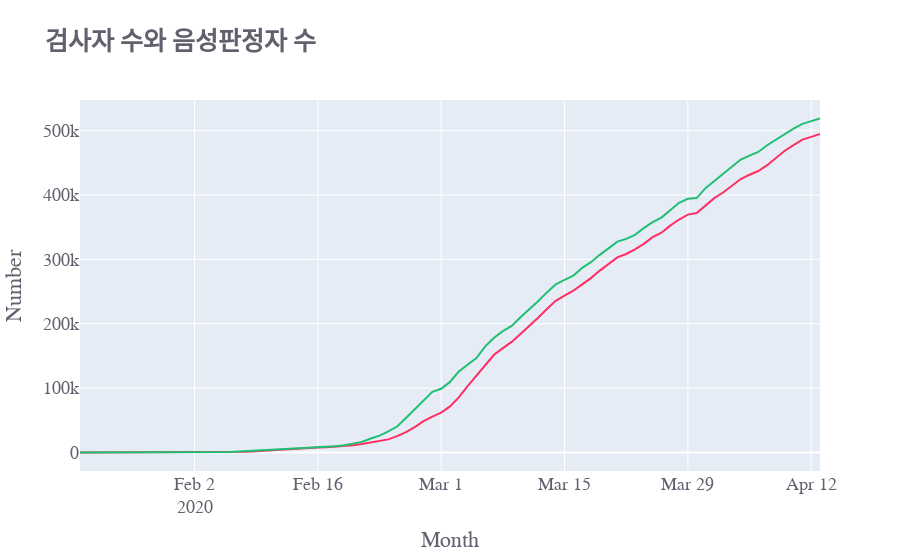

Write notebook code for a chart like this one.
### Code cell
# px.line으로 데이터 plotly에 맞는 데이터 그리고 가져다 쓸수도 있는듯
# 정확히는 모르겠음

fig_1 = px.line(time, x='date', y='negative', color_discrete_sequence=[dth])
fig_2 = px.line(time, x='date', y='test', color_discrete_sequence=[rec])

fig = make_subplots(rows=1, cols=1, shared_xaxes=True)
fig.add_trace(fig_1['data'][0])
fig.add_trace(fig_2['data'][0])

fig.update_layout(title='<b>검사자 수와 음성판정자 수</b>',
                   xaxis_title='Month',
                   yaxis_title='Number',
                 font=dict(size=18,color='#60606e',family='Franklin Gothic' ))
fig.show()
